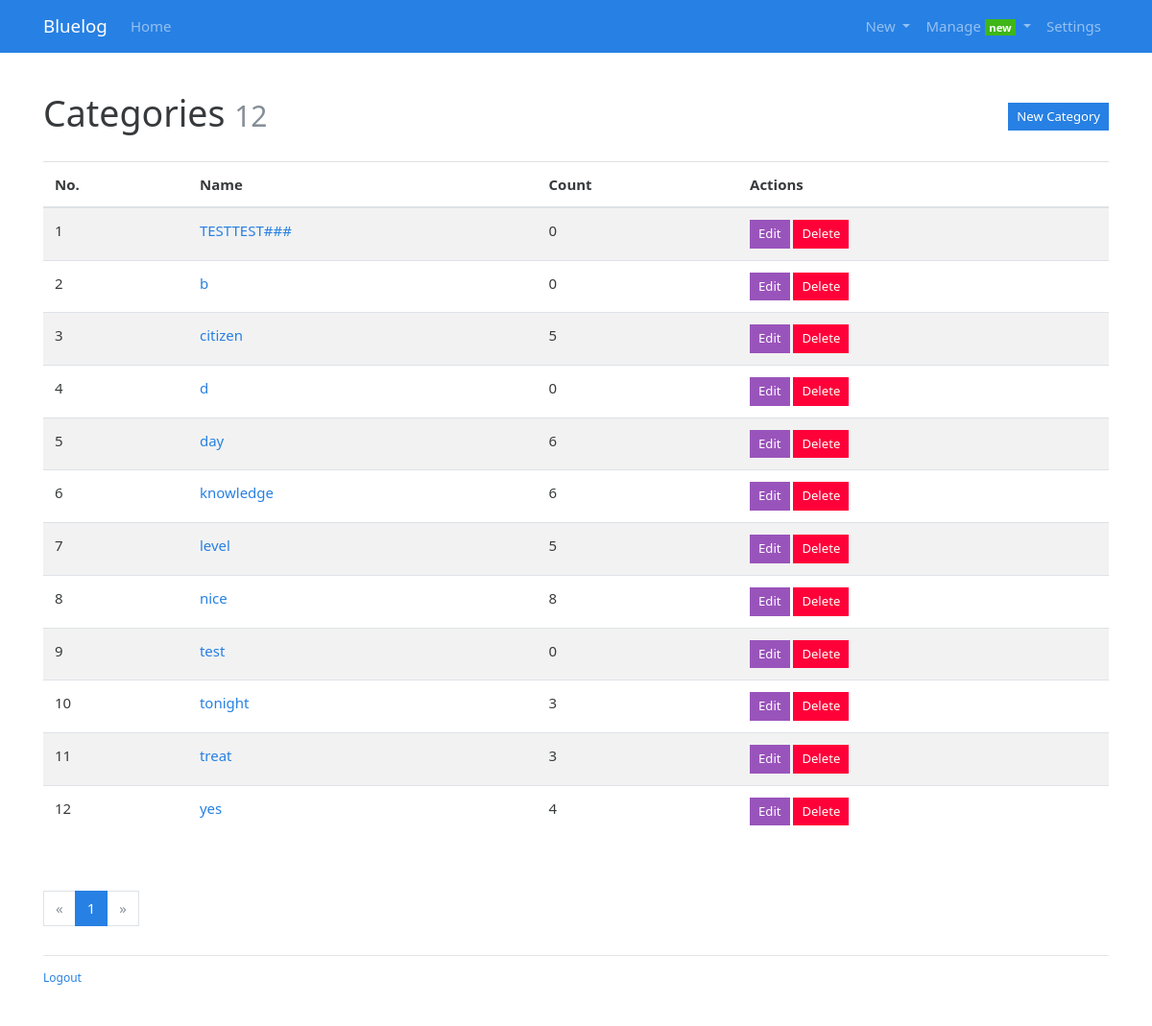
Page /admin/category/manage (signed in) on the earlier database version.
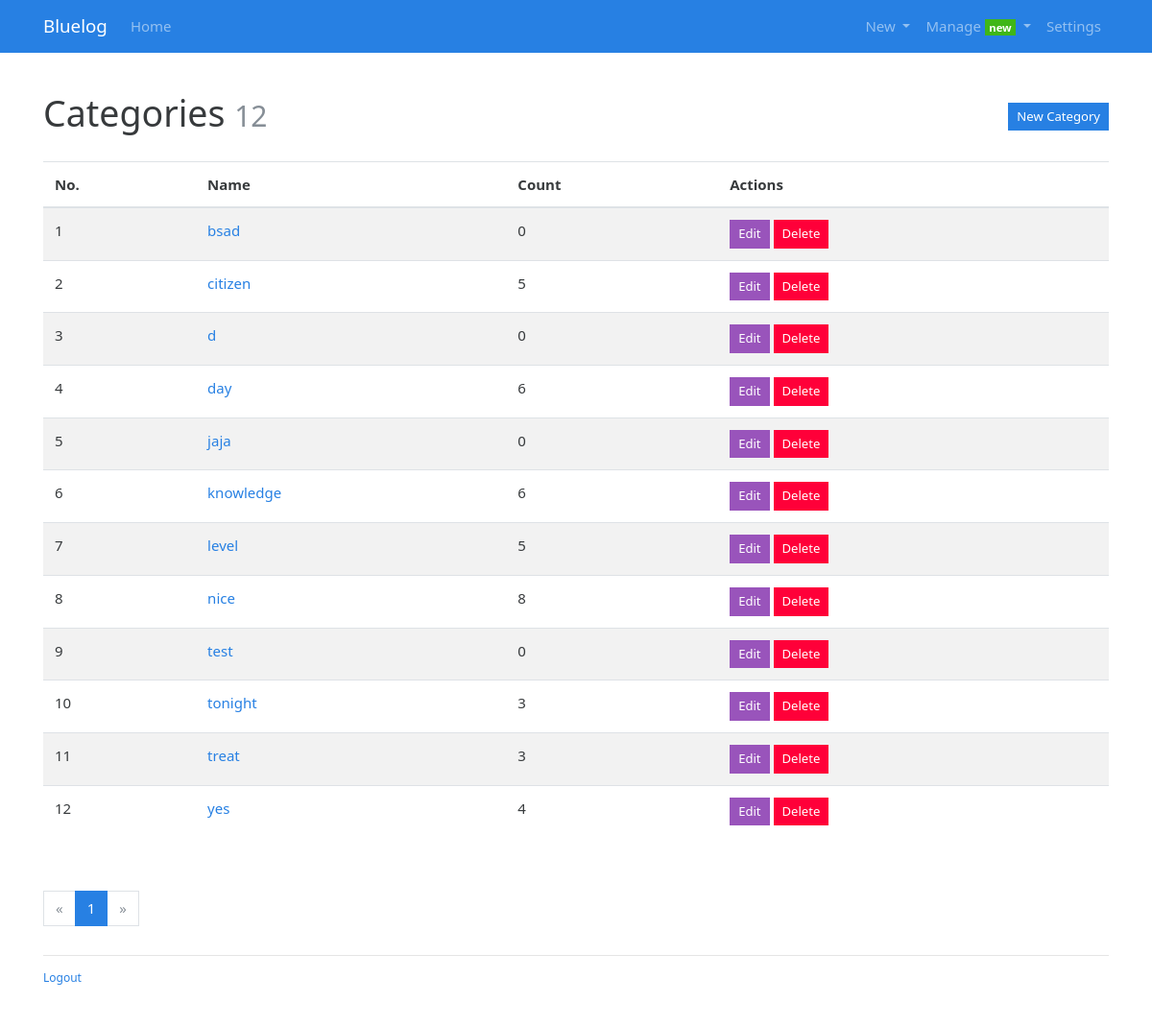
Same page on the later database version.
### bluelog/models.py (models this page shows)
class Category(db.Model):
    id = db.Column(db.Integer, primary_key=True)
    name = db.Column(db.String(30), unique=True)
    posts = db.relationship('Post', back_populates='category', cascade='all')

### bluelog/blueprints/admin.py (the view)
@admin_bp.route('/category/manage')
def manage_category():
    page = request.args.get('page', 1, type=int)
    pagination = Category.query.order_by(Category.name.asc()).paginate(
        page, per_page=current_app.config['BLUELOG_MANAGE_POST_PER_PAGE'])
    categories = pagination.items
    return render_template('admin/manage_category.html',
                           pagination=pagination,
                           categories=categories)

### bluelog/__init__.py (called while the page is built)
def register_template_context(app):
    @app.context_processor
    def make_template_context():
        admin = Admin.query.first()
        categories = Category.query.order_by(Category.name).all()
        if current_user.is_authenticated:
            unread_comments = Comment.query.filter_by(reviewed=False).count()
        else:
            unread_comments = None
        return dict(admin=admin,
                    categories=categories,
                    unread_comments=unread_comments)

### bluelog/blueprints/admin.py (called while the page is built)
@admin_bp.before_request
@login_required
def login_protect():
    pass

### bluelog/extensions.py (called while the page is built)
@login_manager.user_loader
def load_user(user_id):
    from bluelog.models import Admin
    user = Admin.query.get(int(user_id))
    return user

### bluelog/templates/admin/manage_category.html (shortened to what this page needs)
{% extends 'base.html' %}
{% from 'bootstrap/pagination.html' import render_pagination %}
{% block content %}
<div class="page-header">
    <h1>
        Categories
        <small class="text-muted">{{ pagination.total }}</small>
        <span class="float-right"><a class="btn btn-sm btn-primary" href="{{ url_for('.new_category') }}">New
                Category</a></span>
    </h1>
</div>
{% if categories %}
<table class="table table-striped">
    <thead>
        <tr>
            <th>No.</th>
            <th>Name</th>
            <th>Count</th>
            <th>Actions</th>
        </tr>
    </thead>
    {% for category in categories %}
    <tr>
        <td>{{ loop.index+((pagination.page-1)*config.BLUELOG_MANAGE_POST_PER_PAGE) }}</td>
        <td><a href="{{ url_for('blog.show_category',category_id=category.id) }}">{{ category.name }}</a></td>
        <td>{{ category.posts|length}}</td>
        <td>
            <a class="btn btn-sm btn-info" href="{{ url_for('.edit_category',category_id=category.id) }}">Edit</a>
            <form action="{{ url_for('.delete_category',category_id=category.id,next=request.full_path) }}"
                class="inline" method="POST">
                <button type="submit" class="btn btn-sm btn-danger"
                    onclick="return confirm('Are you sure?')">Delete</button>
            </form>
        </td>
    </tr>
    {% endfor %}
</table>
<div class="page-footer">
    {{ render_pagination(pagination) }}
</div>
{% else %}
<div class="tip">
    <h5>No Categories.</h5>
</div>
{% endif %}
{% endblock %}

Differences in the rows shown:
removed Category: name "TESTTEST###", posts|length "0"
changed Category: name "b" → "bsad"
added Category: name "jaja", posts|length "0"
